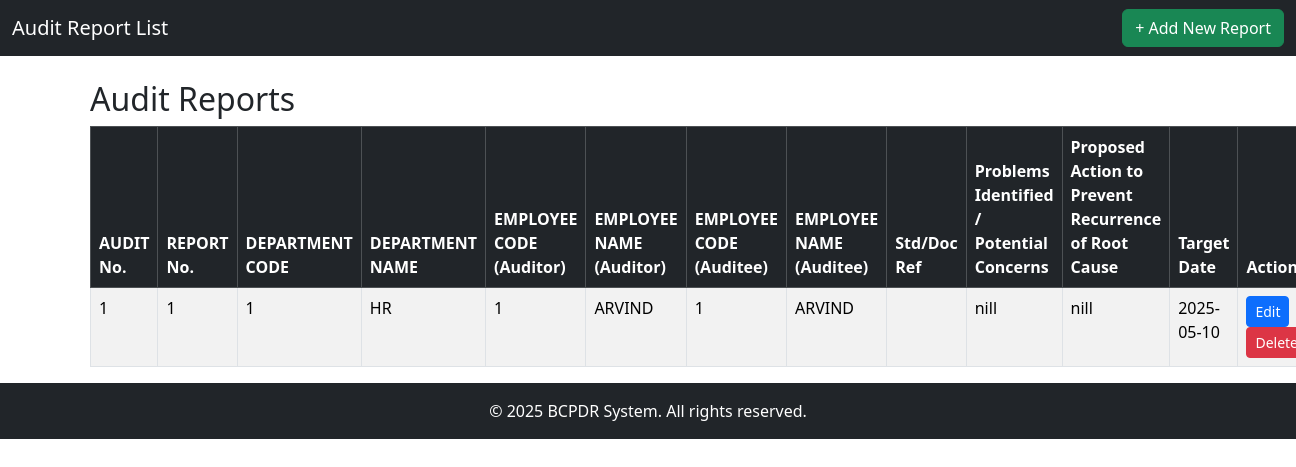
/Audit_Report/audit_report_list.php, run on an earlier commit of the app's database.
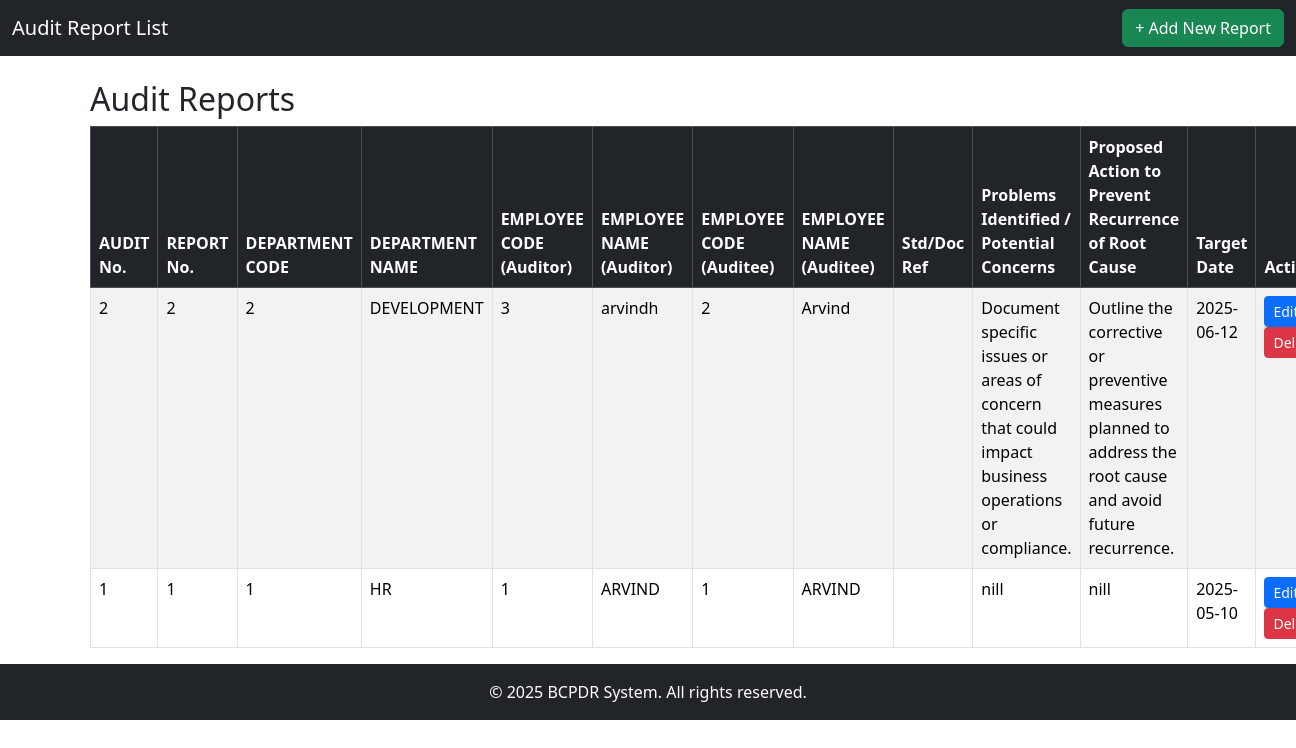
And on a later commit of the database.
### tables this page shows
CREATE TABLE `audit_report` (
  `id` int(11) NOT NULL,
  `audit_no` varchar(20) NOT NULL,
  `report_no` varchar(20) NOT NULL,
  `department_code` varchar(20) NOT NULL,
  `department_name` varchar(100) NOT NULL,
  `auditor_employee_code` varchar(20) NOT NULL,
  `auditor_employee_name` varchar(100) NOT NULL,
  `auditee_employee_code` varchar(20) NOT NULL,
  `auditee_employee_name` varchar(100) NOT NULL,
  `std_doc_ref` varchar(50) DEFAULT NULL,
  `problems_identified` text NOT NULL,
  `proposed_action` text NOT NULL,
  `target_date` date NOT NULL
);

### Audit_Report/audit_report_list.php (the view, shortened to what this page needs)
<?php
$conn = new mysqli("localhost", "root", "", "bcpdr");
$result = $conn->query("SELECT * FROM audit_report ORDER BY audit_no DESC");
?>
<!DOCTYPE html>
<html>
<head>
    <link href="https://cdn.jsdelivr.net/npm/bootstrap@5.3.3/dist/css/bootstrap.min.css" rel="stylesheet">
</head>
<body>
<nav class="navbar navbar-dark bg-dark">
    <div class="container-fluid">
        <span class="navbar-brand">Audit Report List</span>
        <a href="add_audit_report.php" class="btn btn-success">+ Add New Report</a>
    </div>
</nav>
<div class="container mt-4">
    <h2>Audit Reports</h2>
    <table class="table table-bordered table-striped">
        <thead class="table-dark">
            <tr>
                <th>AUDIT No.</th>
                <th>REPORT No.</th>
                <th>DEPARTMENT CODE</th>
                <th>DEPARTMENT NAME</th>
                <th>EMPLOYEE CODE (Auditor)</th>
                <th>EMPLOYEE NAME (Auditor)</th>
                <th>EMPLOYEE CODE (Auditee)</th>
                <th>EMPLOYEE NAME (Auditee)</th>
                <th>Std/Doc Ref</th>
                <th>Problems Identified / Potential Concerns</th>
                <th>Proposed Action to Prevent Recurrence of Root Cause</th>
                <th>Target Date</th>
                <th>Actions</th>
            </tr>
        </thead>
        <tbody>
            <?php while ($row = $result->fetch_assoc()): ?>
            <tr>
                <td><?= htmlspecialchars($row['audit_no']) ?></td>
                <td><?= htmlspecialchars($row['report_no']) ?></td>
                <td><?= htmlspecialchars($row['department_code']) ?></td>
                <td><?= htmlspecialchars($row['department_name']) ?></td>
                <td><?= htmlspecialchars($row['auditor_employee_code']) ?></td>
                <td><?= htmlspecialchars($row['auditor_employee_name']) ?></td>
                <td><?= htmlspecialchars($row['auditee_employee_code']) ?></td>
                <td><?= htmlspecialchars($row['auditee_employee_name']) ?></td>
                <td><?= htmlspecialchars($row['std_doc_ref']) ?></td>
                <td><?= htmlspecialchars($row['problems_identified']) ?></td>
                <td><?= htmlspecialchars($row['proposed_action']) ?></td>
                <td><?= htmlspecialchars($row['target_date']) ?></td>
                <td>
                    <a href="edit_audit_report.php?audit_no=<?= $row['audit_no'] ?>" class="btn btn-sm btn-primary">Edit</a>
                    <a href="delete_audit_report.php?audit_no=<?= $row['audit_no'] ?>" class="btn btn-sm btn-danger" onclick="return confirm('Are you sure you want to delete this report?')">Delete</a>
                </td>
            </tr>
            <?php endwhile; ?>
        </tbody>
    </table>
</div>
<footer class="bg-dark text-white text-center py-3">
    © 2025 BCPDR System. All rights reserved.
</footer>
</body>
</html>

What changed in the data, as far as the page shows it:
added audit_report: audit_no "2", report_no "2", department_code "2", department_name "DEVELOPMENT", auditor_employee_code "3", auditor_employee_name "arvindh", auditee_employee_code "2", auditee_employee_name "Arvind", problems_identified "Document specific issues or areas of concern that could impact business operations or compliance.", proposed_action "Outline the corrective or preventive measures planned to address the root cause and avoid future recurrence.", target_date "2025-06-12"
